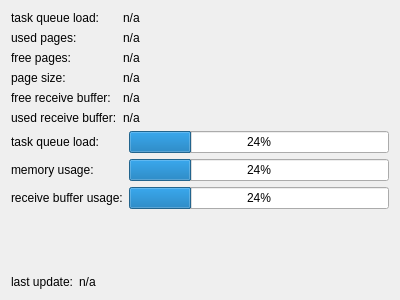
<?xml version="1.0" encoding="UTF-8"?>
<ui version="4.0">
 <class>ResourceStatusDisplayWidget</class>
 <widget class="QWidget" name="ResourceStatusDisplayWidget">
  <property name="geometry">
   <rect>
    <x>0</x>
    <y>0</y>
    <width>400</width>
    <height>300</height>
   </rect>
  </property>
  <property name="windowTitle">
   <string>Form</string>
  </property>
  <layout class="QVBoxLayout" name="verticalLayout">
   <item>
    <layout class="QGridLayout" name="gridLayout" columnstretch="0,1">
     <item row="4" column="1">
      <widget class="QLabel" name="freeReceiveBuffer">
       <property name="text">
        <string>n/a</string>
       </property>
      </widget>
     </item>
     <item row="2" column="0">
      <widget class="QLabel" name="label_3">
       <property name="text">
        <string>free pages:</string>
       </property>
      </widget>
     </item>
     <item row="3" column="0">
      <widget class="QLabel" name="label_4">
       <property name="text">
        <string>page size:</string>
       </property>
      </widget>
     </item>
     <item row="0" column="0">
      <widget class="QLabel" name="label">
       <property name="text">
        <string>task queue load:</string>
       </property>
      </widget>
     </item>
     <item row="1" column="0">
      <widget class="QLabel" name="label_2">
       <property name="text">
        <string>used pages:</string>
       </property>
      </widget>
     </item>
     <item row="0" column="1">
      <widget class="QLabel" name="taskQueueLoad">
       <property name="text">
        <string>n/a</string>
       </property>
      </widget>
     </item>
     <item row="3" column="1">
      <widget class="QLabel" name="pageSize">
       <property name="text">
        <string>n/a</string>
       </property>
      </widget>
     </item>
     <item row="2" column="1">
      <widget class="QLabel" name="freePages">
       <property name="text">
        <string>n/a</string>
       </property>
      </widget>
     </item>
     <item row="1" column="1">
      <widget class="QLabel" name="usedPages">
       <property name="text">
        <string>n/a</string>
       </property>
      </widget>
     </item>
     <item row="4" column="0">
      <widget class="QLabel" name="label_10">
       <property name="text">
        <string>free receive buffer:</string>
       </property>
      </widget>
     </item>
     <item row="5" column="0">
      <widget class="QLabel" name="label_9">
       <property name="text">
        <string>used receive buffer:</string>
       </property>
      </widget>
     </item>
     <item row="5" column="1">
      <widget class="QLabel" name="usedReceiveBuffer">
       <property name="text">
        <string>n/a</string>
       </property>
      </widget>
     </item>
    </layout>
   </item>
   <item>
    <layout class="QGridLayout" name="gridLayout_2">
     <item row="0" column="0">
      <widget class="QLabel" name="label_6">
       <property name="text">
        <string>task queue load:</string>
       </property>
      </widget>
     </item>
     <item row="0" column="1">
      <widget class="QProgressBar" name="barTaskQueueLoad">
       <property name="value">
        <number>24</number>
       </property>
      </widget>
     </item>
     <item row="1" column="0">
      <widget class="QLabel" name="label_7">
       <property name="text">
        <string>memory usage:</string>
       </property>
      </widget>
     </item>
     <item row="1" column="1">
      <widget class="QProgressBar" name="barUsedPagesProgressBar">
       <property name="value">
        <number>24</number>
       </property>
      </widget>
     </item>
     <item row="2" column="0">
      <widget class="QLabel" name="label_8">
       <property name="text">
        <string>receive buffer usage:</string>
       </property>
      </widget>
     </item>
     <item row="2" column="1">
      <widget class="QProgressBar" name="barReceiveBufferUsage">
       <property name="value">
        <number>24</number>
       </property>
      </widget>
     </item>
    </layout>
   </item>
   <item>
    <spacer name="verticalSpacer">
     <property name="orientation">
      <enum>Qt::Vertical</enum>
     </property>
     <property name="sizeHint" stdset="0">
      <size>
       <width>20</width>
       <height>40</height>
      </size>
     </property>
    </spacer>
   </item>
   <item>
    <layout class="QHBoxLayout" name="horizontalLayout" stretch="0,1">
     <item>
      <widget class="QLabel" name="label_5">
       <property name="text">
        <string>last update:</string>
       </property>
      </widget>
     </item>
     <item>
      <widget class="QLabel" name="lastUpdate">
       <property name="text">
        <string>n/a</string>
       </property>
      </widget>
     </item>
    </layout>
   </item>
  </layout>
 </widget>
 <resources/>
 <connections/>
</ui>
